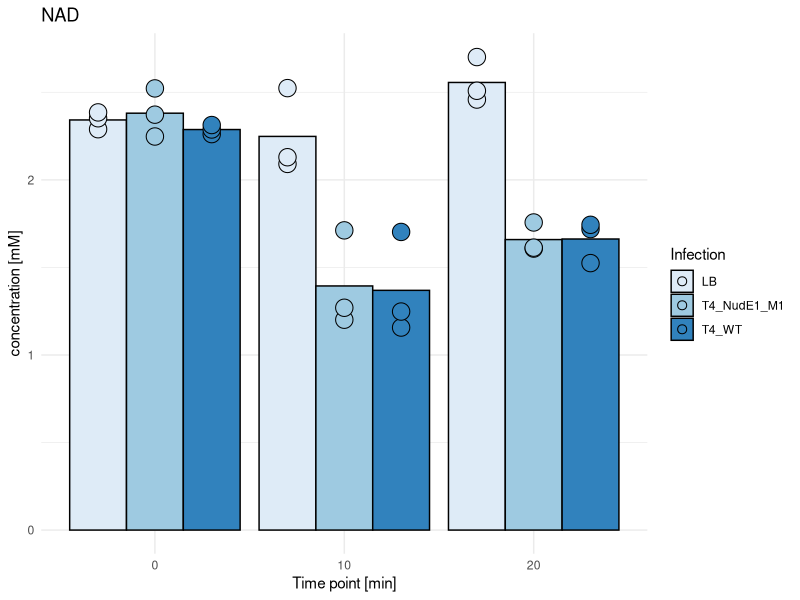
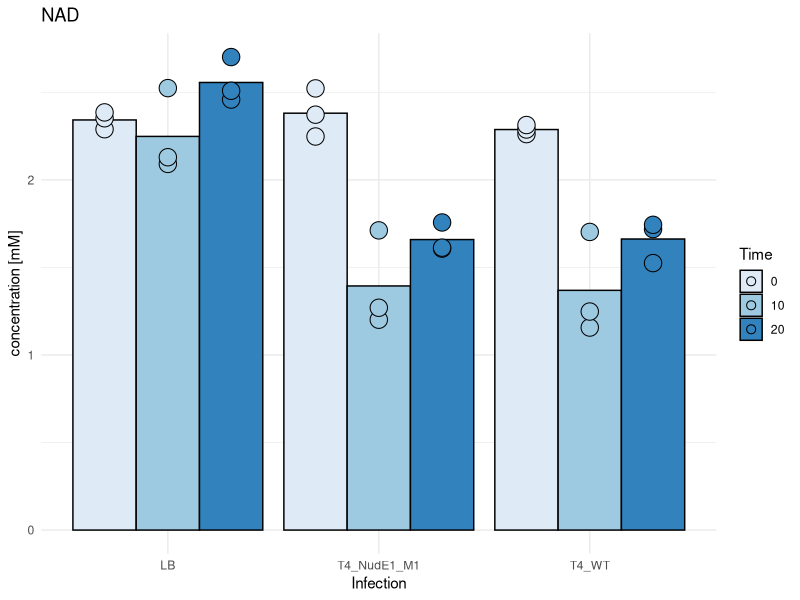
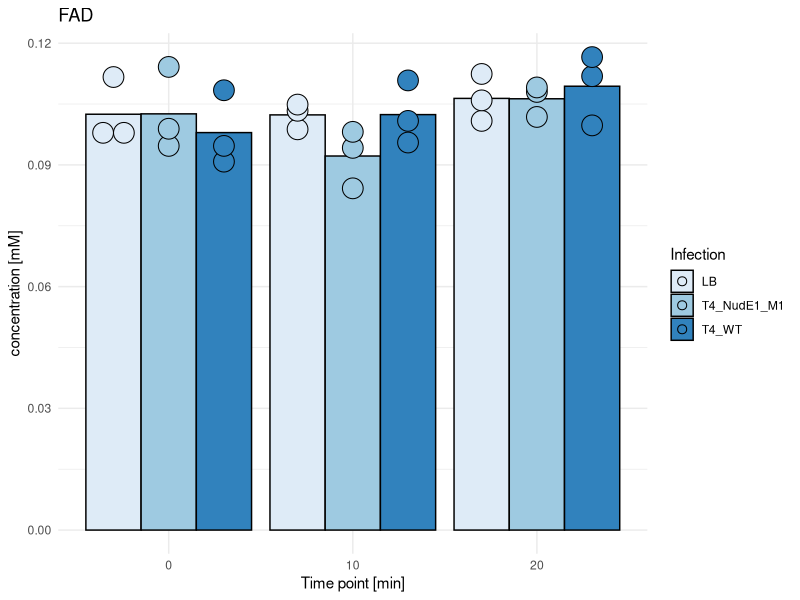
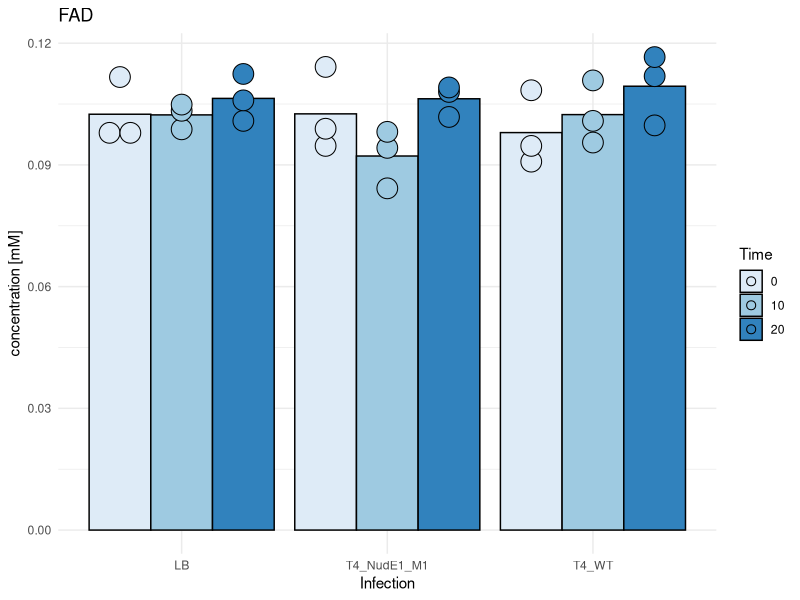
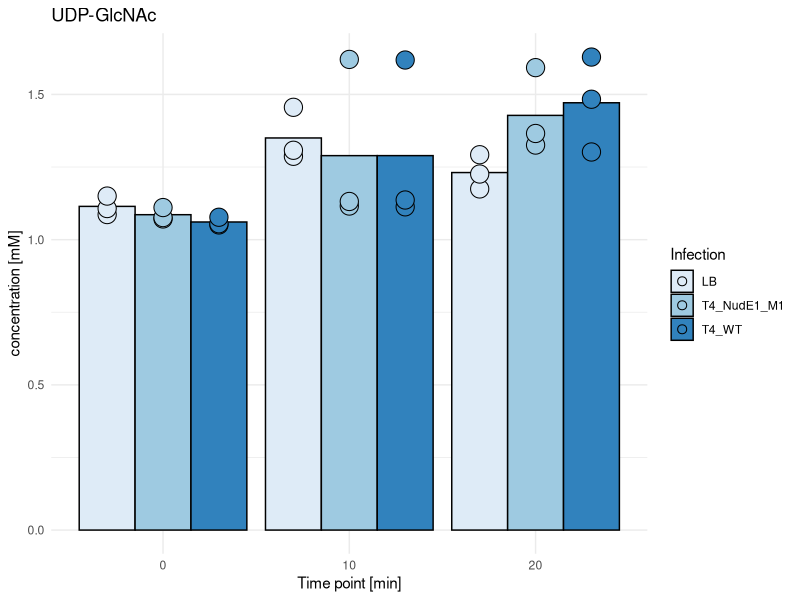
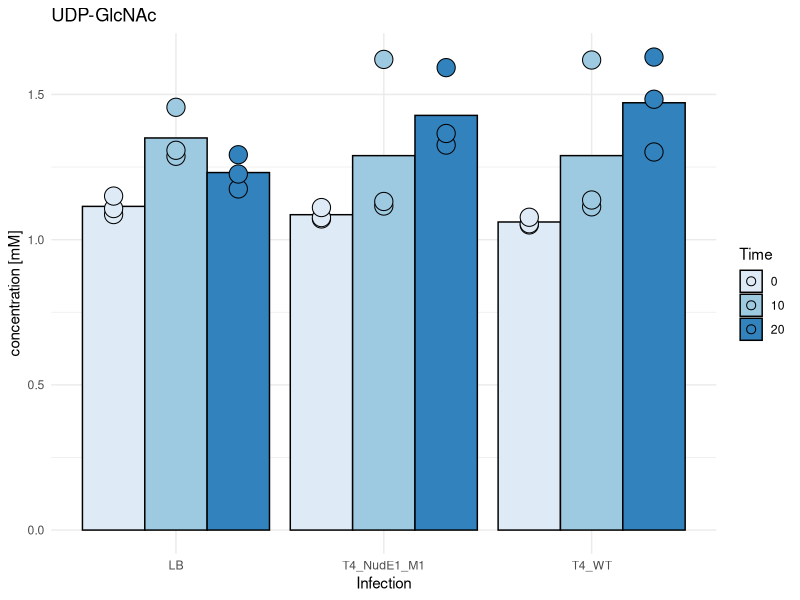

These figures' R source, in order:
## ---- chunk 1
knitr::opts_chunk$set(echo = TRUE)
## ---- chunk 2
#Load packages
library(ggplot2)
library(reshape2)
library(dplyr)
library(tidyverse)
## ---- chunk 3
df = read.csv("Endometabolome_Results.csv")
head(df)

#The data needs to be cleaned in order to be processed: select only the calculated concentrations for metabolites of interest and sample names and types
df_format = df[,c(3, 5, 9, 12, 18)]
df_format = df_format[-1,]
colnames(df_format) = c("Sample", "Type", "FAD", "NAD", "UDP-GlcNAc")
head(df_format)
## ---- chunk 4
#H2O blanks and test standard are to be marked as such
df_format[c(1,2, 3,31,45),2] = "blank"
head(df_format)

#Add information about infection, time point and replicate
# We are dealing with 27 samples of interest in triplicates R1-R3, at three time point (t0, t10, t20) either uninfected (LB) or T4 infected T4_WT or T4_NudE1_M1

infection = c(rep("LB", 9), rep("T4_WT",9), rep("T4_NudE1_M1",9))
replicate = c(rep(c("R1", "R2", "R3"),9))
time_point = c(rep(c(rep(0,3),rep(10,3),rep(20,3)),3))

#Select only the 27 samples of interest
df_1 = df_format[which(df_format$Type == "Sample"),]
head(df_1)

#Append these to the dataframe
df_2 = as.data.frame(cbind(df_1, infection, replicate, time_point))
colnames(df_2) = c("Sample", "Type", "FAD", "NAD", "UDP-GlcNAc", "Infection", "Replicate", "Time")
head(df_2)
## ---- chunk 5
# The measured volume is irrelevant as the concentration basically reflects the concentration of 1 ml cells in 200 µl extract
# To obtain the cell volume normalized concentration, one needs to calculate the amount per cell and then consider the cell volume
# Concentrations here are given in µM
# Step 1: amount=c[pmol/µl]*10^-12*1000µl/cells_per_ml (cells per ml are 3*10^8)
# Step 2: c_per_cell[M]=amount/(volume_per_cell[fl]*10^-15) (volume per cell is 1 fl)

# In this experiment lowest OD600 was 0.77 - cells_per_ml=0.77/0.8*3*10^8 --> these have been analysed in 200 µl scale

normalize_conc = function(x, y, cells_per_ml, volume_per_cell){
  #x is the input dataframe
  df = x
  #y is the column ids with the concentrations input as vector
  i=3
  while (i<=y){
    x[,i]=as.numeric(as.character(x[,i]))
    amount=x[,i]*(10**-12)*200/cells_per_ml
    c_per_cell=amount/(volume_per_cell*(10**-15))
    df[,i] = c_per_cell
    i = i+1
  }
  return(df)
}

df_3=normalize_conc(df_2, 5, (0.77/0.8*3*(10**8)), 1)
head(df_3)



## ---- chunk 6
df_3$Time = as.character(df_3$Time)

# Select a metabolite of interest

# NAD
nad = as.data.frame(cbind(df_3[,c(6,7,8)], df_3$NAD))
colnames(nad) = c("Infection", "Replicate", "Time", "Metabolite")

#FAD
fad = as.data.frame(cbind(df_3[,c(6,7,8)], df_3$FAD))
colnames(fad) = c("Infection", "Replicate", "Time", "Metabolite")

#UDP-GlcNAc
udp_glcnac = as.data.frame(cbind(df_3[,c(6,7,8)], df_3$`UDP-GlcNAc`))
colnames(udp_glcnac) = c("Infection", "Replicate", "Time", "Metabolite")

# Function for plotting

plot_metabolite = function(df_select, a="Time", c="Header"){
  df_select[,4] = df_select[,4]*1000
  b=0.001*mean(df_select[,4])
  if (a == "Time"){
    # Create a barplot - Time on x
    p = ggplot(df_select, aes(x=Time, y=Metabolite, fill=Infection, group=interaction(Time, Infection)))+
          geom_bar(color="black", position=position_dodge(), stat = "summary", fun = "mean")+
          theme_minimal()+
          scale_fill_brewer(palette="Blues")+
          ylab("concentration [mM]")+
          xlab("Time point [min]")+
          geom_dotplot(binaxis='y', stackdir='center', dotsize=50, position=position_dodge(), binwidth=b)+
          ggtitle(c)
  }

  else if (a == "Infection") {
    # Create a barplot - Infection on x
    p = ggplot(df_select, aes(x=Infection, y=Metabolite, fill=Time, group=interaction(Time, Infection)))+
          geom_bar(color="black", position=position_dodge(), stat = "summary", fun = "mean")+
          theme_minimal()+
          scale_fill_brewer(palette="Blues")+
          ylab("concentration [mM]")+
          xlab("Infection")+
          geom_dotplot(binaxis='y', stackdir='center', dotsize=50, position=position_dodge(), binwidth=b)+
          ggtitle(c)
  }
return(p)
}
## ---- chunk 7
# NAD over time
plot_metabolite(nad, "Time", "NAD")

# NAD by separate conditions
plot_metabolite(nad, "Infection", "NAD")

# FAD over time
plot_metabolite(fad, "Time", "FAD")

# FAD by separate conditions
plot_metabolite(fad, "Infection", "FAD")

# UDP-GlcNAc over time
plot_metabolite(udp_glcnac, "Time", "UDP-GlcNAc")

# UDP-GlcNAc by separate conditions
plot_metabolite(udp_glcnac, "Infection", "UDP-GlcNAc")

## ---- chunk 8
# Test for NAD
# Filter for t0 and t20 and LB
nad_lb <- t.test((nad %>% filter(Infection == "LB") %>% filter(Time == 20))[,4], (nad %>% filter(Infection == "LB") %>% filter(Time == 0))[,4])
nad_lb

# Filter for t0 and t20 and WT
nad_wt <- t.test((nad %>% filter(Infection == "T4_WT") %>% filter(Time == 20))[,4], (nad %>% filter(Infection == "T4_WT") %>% filter(Time == 0))[,4])
nad_wt

# Filter for t0 and t20 and M1
nad_m1 <- t.test((nad %>% filter(Infection == "T4_NudE1_M1") %>% filter(Time == 20))[,4], (nad %>% filter(Infection == "T4_NudE1_M1") %>% filter(Time == 0))[,4])
nad_m1


# Test for FAD
# Filter for t0 and t20 and LB
fad_lb <- t.test((fad %>% filter(Infection == "LB") %>% filter(Time == 20))[,4], (fad %>% filter(Infection == "LB") %>% filter(Time == 0))[,4])
fad_lb

# Filter for t0 and t20 and WT
fad_wt <- t.test((fad %>% filter(Infection == "T4_WT") %>% filter(Time == 20))[,4], (fad %>% filter(Infection == "T4_WT") %>% filter(Time == 0))[,4])
fad_wt

# Filter for t0 and t20 and M1
fad_m1 <- t.test((fad %>% filter(Infection == "T4_NudE1_M1") %>% filter(Time == 20))[,4], (fad %>% filter(Infection == "T4_NudE1_M1") %>% filter(Time == 0))[,4])
fad_m1

# Test for UDP-GlcNAc
# Filter for t0 and t20 and LB
udpglcnac_lb <- t.test((udp_glcnac %>% filter(Infection == "LB") %>% filter(Time == 20))[,4], (udp_glcnac %>% filter(Infection == "LB") %>% filter(Time == 0))[,4])
udpglcnac_lb

# Filter for t0 and t20 and WT
udpglcnac_wt <- t.test((udp_glcnac %>% filter(Infection == "T4_WT") %>% filter(Time == 20))[,4], (udp_glcnac %>% filter(Infection == "T4_WT") %>% filter(Time == 0))[,4])
udpglcnac_wt

# Filter for t0 and t20 and M1
udpglcnac_m1 <- t.test((udp_glcnac %>% filter(Infection == "T4_NudE1_M1") %>% filter(Time == 20))[,4], (udp_glcnac %>% filter(Infection == "T4_NudE1_M1") %>% filter(Time == 0))[,4])
udpglcnac_m1

